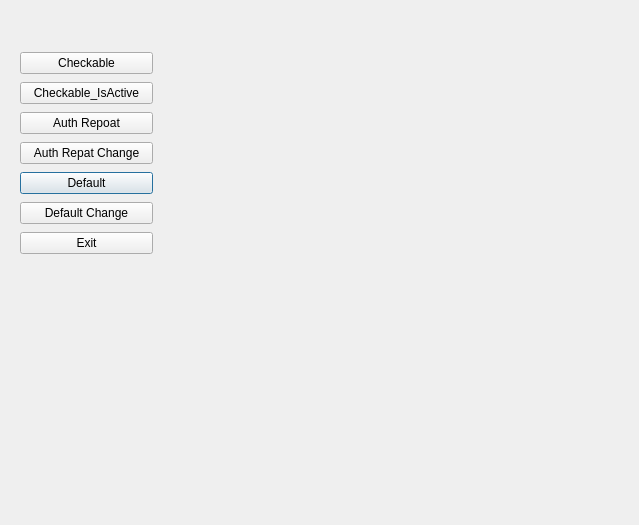
<?xml version="1.0" encoding="UTF-8"?>
<ui version="4.0">
 <class>Dialog</class>
 <widget class="QDialog" name="Dialog">
  <property name="geometry">
   <rect>
    <x>0</x>
    <y>0</y>
    <width>639</width>
    <height>525</height>
   </rect>
  </property>
  <property name="windowTitle">
   <string>Dialog</string>
  </property>
  <widget class="QWidget" name="">
   <property name="geometry">
    <rect>
     <x>20</x>
     <y>50</y>
     <width>133</width>
     <height>213</height>
    </rect>
   </property>
   <layout class="QVBoxLayout" name="verticalLayout">
    <item>
     <widget class="QPushButton" name="btnCheckable">
      <property name="text">
       <string>Checkable</string>
      </property>
      <property name="checkable">
       <bool>true</bool>
      </property>
     </widget>
    </item>
    <item>
     <widget class="QPushButton" name="btnCheckableIsActive">
      <property name="text">
       <string>Checkable_IsActive</string>
      </property>
     </widget>
    </item>
    <item>
     <widget class="QPushButton" name="btnAuthRepeat">
      <property name="text">
       <string>Auth Repoat</string>
      </property>
      <property name="autoRepeat">
       <bool>true</bool>
      </property>
     </widget>
    </item>
    <item>
     <widget class="QPushButton" name="btnAuthRepeatChange">
      <property name="text">
       <string>Auth Repat Change</string>
      </property>
     </widget>
    </item>
    <item>
     <widget class="QPushButton" name="btnDefault">
      <property name="text">
       <string>Default</string>
      </property>
      <property name="default">
       <bool>true</bool>
      </property>
     </widget>
    </item>
    <item>
     <widget class="QPushButton" name="btnDefaultChange">
      <property name="text">
       <string>Default Change</string>
      </property>
     </widget>
    </item>
    <item>
     <widget class="QPushButton" name="btnExit">
      <property name="text">
       <string>Exit</string>
      </property>
     </widget>
    </item>
   </layout>
  </widget>
 </widget>
 <resources/>
 <connections>
  <connection>
   <sender>btnExit</sender>
   <signal>clicked()</signal>
   <receiver>Dialog</receiver>
   <slot>reject()</slot>
   <hints>
    <hint type="sourcelabel">
     <x>100</x>
     <y>255</y>
    </hint>
    <hint type="destinationlabel">
     <x>110</x>
     <y>304</y>
    </hint>
   </hints>
  </connection>
 </connections>
</ui>
